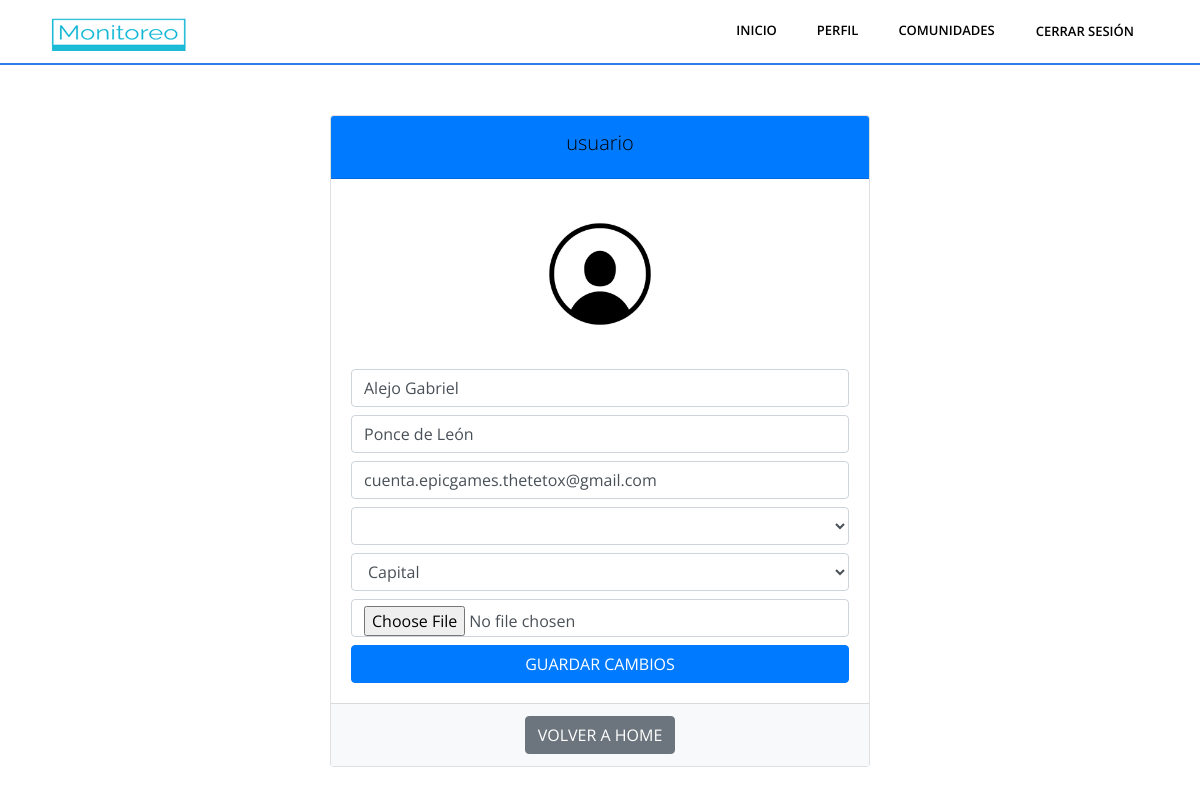
Page /perfil/ (signed in) on the committed database.
### Aplicaciones/Monitoreo/models.py (models this page shows)
class Perfil(models.Model):
    user = models.OneToOneField(User, on_delete=models.CASCADE)
    nombre = models.CharField(max_length=100)
    apellido = models.CharField(max_length=100)
    email = models.CharField(max_length=100, blank=True, null=True)
    direccion = models.CharField(max_length=100, blank=True, null=True)
    departamento = models.CharField(max_length=100, blank=True, null=True)
    comunidades = models.ManyToManyField(Comunidad, through=ComunidadPerfil, related_name='comunidades', blank=True)
    lineas = models.ManyToManyField(LineaTransporte, through=LineaPerfil, related_name='lineas', blank=True)
    profile_picture = models.ImageField(upload_to='profile_pics/', blank=True, null=True)
    ultima_latitud = models.FloatField(null=True, blank=True)
    ultima_longitud = models.FloatField(null=True, blank=True)
    def __str__(self):
        return self.user.username

### Aplicaciones/Monitoreo/views.py (the view)
# urls.py: path('perfil/',views.perfil_usuario, name = "perfil_usuario"),
@login_required
def perfil_usuario(request):
    group_names = requestGroups(request)
    perfil_usuario = get_object_or_404(Perfil, user=request.user)
    provincias = obtener_provincias()
    if request.method == 'POST':
        form = UserProfileForm(request.POST, request.FILES, instance=perfil_usuario)
        nuevo_email = request.POST.get('email')
        antiguo_email = perfil_usuario.email
        if form.is_valid():
            if(nuevo_email != antiguo_email):
                print('envio de mail en progreso')
                send_mail(
                    '¡Actualizaste tu mail!',
                    f'Hola {perfil_usuario.nombre},\n\nTodas las actualizaciones de tus servicios publicos favoritos llegaran a este correo.\n\nAtentamente,\nEl equipo de nuestra aplicación',
                    'alejo.poncedleon@gmail.com',  # Tu dirección de correo electrónico
                    [nuevo_email],  # Lista de direcciones de correo electrónico de destino
                    fail_silently=False,
                )
            form.save()
            return redirect('index')  # Cambia 'perfil' por el nombre de la URL de tu vista de perfil
    else:
        form = UserProfileForm(instance=perfil_usuario)
    context = {
        'request':request,
        'perfil_usuario': perfil_usuario,
        'form': form,
        'provincias': provincias,
        'groups':group_names
    }
    return render(request, 'perfil.html', context)

### Aplicaciones/Monitoreo/forms.py
class UserProfileForm(forms.ModelForm):
    class Meta:
        model = Perfil
        fields = ['nombre', 'apellido','email', 'direccion', 'departamento' , 'profile_picture']

### Aplicaciones/Monitoreo/requests.py (called while the page is built)
def obtener_provincias():
    try:
        url = 'https://apis.datos.gob.ar/georef/api/provincias'
        parametros = {
            'campos': 'nombre',
            'max':'1000'
        }
        response = requests.get(url, params=parametros)
        if response.status_code == 200:
            datos_json = response.json()
            return datos_json['provincias']
        else:
            print(f"Error al obtener datos: {response.status_code}")
            return None
    except requests.RequestException as e:
        print(f"Error de solicitud: {e}")
        return None

### Aplicaciones/Monitoreo/views.py (called while the page is built)
def requestGroups(request):
    user = request.user
    user_groups = user.groups.all()
    group_names = [group.name for group in user_groups]
    return group_names

### Aplicaciones/Monitoreo/templates/perfil.html (shortened to what this page needs)
{% load static %}
<!DOCTYPE html>
<html lang="es">
  {% include 'fragments/head.html' %}
  <body class="body-wrapper" data-spy="scroll" data-target=".privacy-nav">
    {% include 'fragments/header.html' %}
    <div class="container mt-5">
      <div class="row">
        <div class="col-md-6 offset-md-3">
          <div class="card">
            <div class="card-header bg-primary text-white">
              <h3 class="text-center">{{ user.username }}</h3>
            </div>
            <div class="card-body text-center">
              <img
                src="{{ perfil_usuario.profile_picture.url }}"
                alt="Foto de perfil"
                class="profile-img"
              />
              <div class="profile-details">
                <form method="post" enctype="multipart/form-data">
                  <input
                    type="text"
                    name="nombre"
                    value="{{ perfil_usuario.nombre }}"
                    class="form-control mb-2"
                    placeholder="Ingrese un Nombre"
                  />
                  <input
                    type="text"
                    name="apellido"
                    value="{{ perfil_usuario.apellido }}"
                    class="form-control mb-2"
                    placeholder="Ingrese un Apellido"
                  />
                  <input
                    type="email"
                    name="email"
                    value="{{ perfil_usuario.email }}"
                    class="form-control mb-2"
                    placeholder="Ingrese un Correo Electrónico"
                  />
                  <select
                    id="direccion"
                    name="direccion"
                    class="form-control mb-2"
                  >
                  </select>
                  <select
                    id="departamento"
                    name="departamento"
                    class="form-control mb-2"
                  >
                    {% if perfil_usuario.departamento%}
                    <option value="{{ perfil_usuario.departamento }}" selected>
                      {{ perfil_usuario.departamento }}
                    </option>
                      {% endif %}
                  </select>
                  <input
                    type="file"
                    name="profile_picture"
                    class="form-control mb-2"
                  />
                  <button type="submit" class="btn btn-primary btn-block">
                    Guardar Cambios
                  </button>
                </form>
              </div>
            </div>
            <div class="card-footer bg-light text-center">
              <a href="/" class="btn btn-secondary">Volver a Home</a>
            </div>
          </div>
        </div>
      </div>
    </div>
  </body>
</html>

### Aplicaciones/Monitoreo/static/css/style.css (style rules this page uses)
body { font-family: "Open Sans", sans-serif; -webkit-font-smoothing: antialiased; }
h1, h2, h3, h4, h5, h6 { font-family: "Open Sans", sans-serif; color: #000; font-weight: 300; }
h3 { font-size: 20px; line-height: 30px; }
body { overflow-x: hidden; }
a { font-size: inherit; color: inherit; }
.btn { text-transform: uppercase; }
.profile-img { width: 150px; height: 150px; border-radius: 50%; object-fit: cover; }
.profile-details { margin-top: 20px; }

### rows in the picture
Perfil: profile_picture (placeholder picture), nombre "Alejo Gabriel", apellido "Ponce de León", email "cuenta.epicgames.thetetox@gmail.com", departamento "Capital"

### other values in the picture
{{ user.username }} "usuario"
